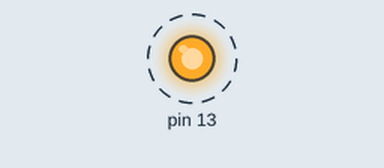
A sketch run on a simulated Arduino Uno, built with avr-gcc and run on an emulated ATmega328P. On the bench: output pins drawn as LEDs (lit = HIGH). Dashed ring = blinking.

Above: at 0.5 s.
Timing chart, 0 to 4.6 s (numbered marks = the images above):
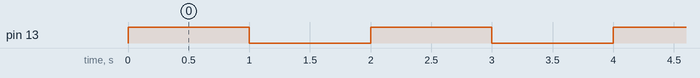

Measured:
- by itself, pin 13: alternates HIGH for 1.0 s and LOW for 1.0 s

The sketch:

02-BlinkSplit.ino
```cpp
#include "Blink.h"


void setup() {
  set_pin_mode();
}

void loop() {
  blink_once();
}
```

Blink.cpp
```cpp
#include <Arduino.h>


void set_pin_mode() {
  pinMode(13, OUTPUT);
}

void blink_once() {
  digitalWrite(13, HIGH);
  delay(1000);

  digitalWrite(13, LOW);
  delay(1000);
}
```

Blink.h
```cpp
#ifndef _BLINK_H_
#define _BLINK_H_


void set_pin_mode();
void blink_once();


#endif
```
